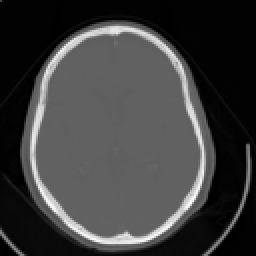
#> input picture 2-ImagenesDigitales/Ejercicio4/ImagenC.pgm, 128 x 128 px (shown 2 times larger)
$ python 'Ejercicio 4.py'
#> lines starting #> are read from the running program, lines starting #| are printed output that depends on the picture
import cv2
import sys
import numpy as np
import matplotlib.pyplot as plt
from matplotlib.ticker import AutoMinorLocator
from matplotlib.ticker import MultipleLocator
import os.path

def read_pgm_file(file_name, path = r'C:\Users\Propietario\Desktop\ib\5-Maestría\Imágenes Médicas\Practicas\Practica2\archivos-practica2\\'):
    """ Función que lee un archivo .pgm

    Args:
        file_name (str): Nombre del archivo .pgm
        path (str): Ruta donde se encuentra el archivo .pgm

    Returns:
        img (np.array): Imagen en formato de array de numpy
    """
#> called with file_name = 'ImagenC.pgm'
    # Para abrir la imagen hay que cambiar el directorio a la carpeta donde está la imagen
    data_dir = os.path.dirname(path)

    # Vemos si la imagen existe
    file_path = os.path.join(data_dir, file_name)
    assert os.path.isfile(file_path), 'file \'{0}\' does not exist'.format(file_path)

    # Leemos la imágen utilizando OpenCV, con la bandera cv2.IMREAD_GRAYSCALE que indica que se leerá en escala de grises
    img = cv2.imread(file_name,flags=cv2.IMREAD_GRAYSCALE)
#> img is the input picture: shape (128, 128); min 0, max 254, mean 61.7

    # Si la imagen se leyó correctamente, mostramos su tamaño sinó mostramos un mensaje de error
    if img is not None:
        print('img.size: ', img.size)
#| img.size:  16384
    else:
        print('imread({0}) -> None'.format(file_path))

    return img

def convolution2d(image, kernel):
    m, n = kernel.shape
    if (m == n):
        y, x = image.shape
        y = y - m + 1
        x = x - m + 1
        new_image = np.zeros((y,x))
        for i in range(y):
            for j in range(x):
                new_image[i][j] = np.sum(image[i:i+m, j:j+m]*kernel)
    return new_image

def save_plot_img(im, filename):
    fig = plt.figure()
    ax1 = plt.subplot(1, 1, 1)
    vmin = np.amin(im)
    vmax = np.max(im)
    imgplot = ax1.imshow(im,cmap='gray', vmin=vmin, vmax=vmax)
    ax1.set_xlabel('x', fontsize = 12)
    ax1.set_ylabel('y', fontsize = 12)
    fig.colorbar(imgplot, ax=ax1)
    plt.savefig(filename, bbox_inches='tight')
    plt.show()


if __name__ == '__main__':
    file_name = 'ImagenC.pgm'
    image = read_pgm_file(file_name)

    print(image.shape)
#| (128, 128)

    # Creamos un filtro pasa bajo 3x3
    h1 = 1/9 * np.ones((3,3))

    # Creamos un filtro pasa bajo 5x5
    h2 = 1/25 *np.ones((5,5))

    # Creamos un filtro pasa bajos 7x7
    h3 = 1/49 *np.ones((7,7))

    out_names = ['FiltroC1.pdf', 'FiltroC2.pdf', 'FiltroC3.pdf']
    filtros = [h1, h2, h3]

    for i in range(3):
        img_filtro = convolution2d(image, filtros[i])
        out_name = out_names[i]
        save_plot_img(img_filtro, out_name)
#> this loop made 3 passes
#> (vmin in save_plot_img, vmax in save_plot_img) on passes 1 to 3: (0, 230.4), (0.52, 217.1), (0.816, 187.7)
#> pass 1, `img_filtro = convolution2d(image, filtros[i])`:
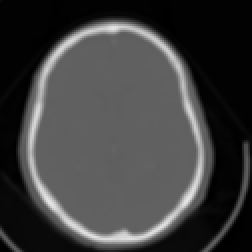
#> img_filtro: shape (126, 126) float64 (shown 2 times larger); min 0, max 230.4, mean 63.5
#> pass 1, in save_plot_img, `plt.savefig(filename, bbox_inches='tight')`:
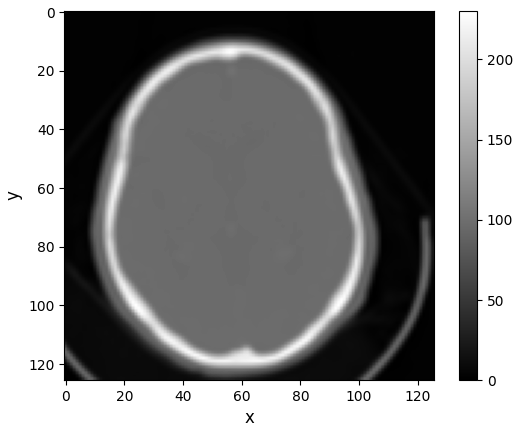
#> figure drawn by matplotlib, 2 panels
#> pass 2, `img_filtro = convolution2d(image, filtros[i])`:
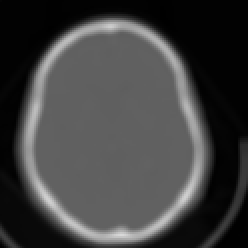
#> img_filtro: shape (124, 124) float64 (shown 2 times larger); min 0.52, max 217.1, mean 65.2
#> pass 2, in save_plot_img (call 2), `plt.savefig(filename, bbox_inches='tight')`:
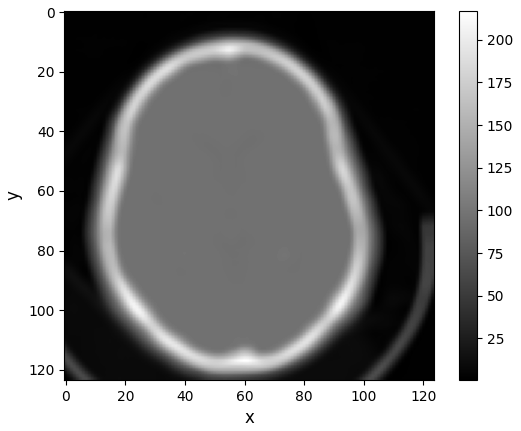
#> figure drawn by matplotlib, 2 panels
#> pass 3, `img_filtro = convolution2d(image, filtros[i])`:
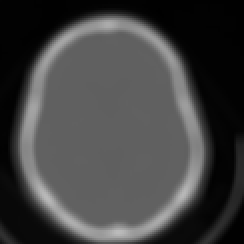
#> img_filtro: shape (122, 122) float64 (shown 2 times larger); min 0.816, max 187.7, mean 67

$ run again, with 2-ImagenesDigitales/Ejercicio4/ImagenA.pgm copied over 2-ImagenesDigitales/Ejercicio4/ImagenC.pgm
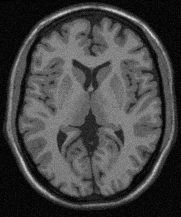
#> input picture 2-ImagenesDigitales/Ejercicio4/ImagenA.pgm, 181 x 217 px
#> in read_pgm_file, img is the input picture: shape (217, 181); min 0, max 219, mean 67.9
#| img.size:  39277
#| (217, 181)
#> the loop `for i in range(3):` made 3 passes
#> (vmin in save_plot_img, vmax in save_plot_img) on passes 1 to 3: (3.11, 177), (5.32, 144.3), (6.14, 133.9)
#> pass 1, in save_plot_img, `plt.savefig(filename, bbox_inches='tight')`:
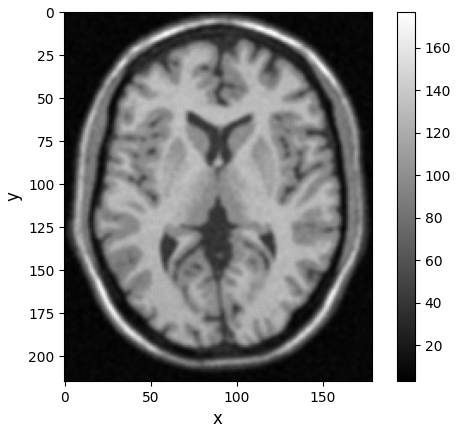
#> figure drawn by matplotlib, 2 panels
#> pass 3, `img_filtro = convolution2d(image, filtros[i])`:
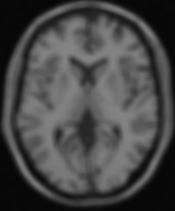
#> img_filtro: shape (211, 175) float64; min 6.14, max 133.9, mean 71.7
